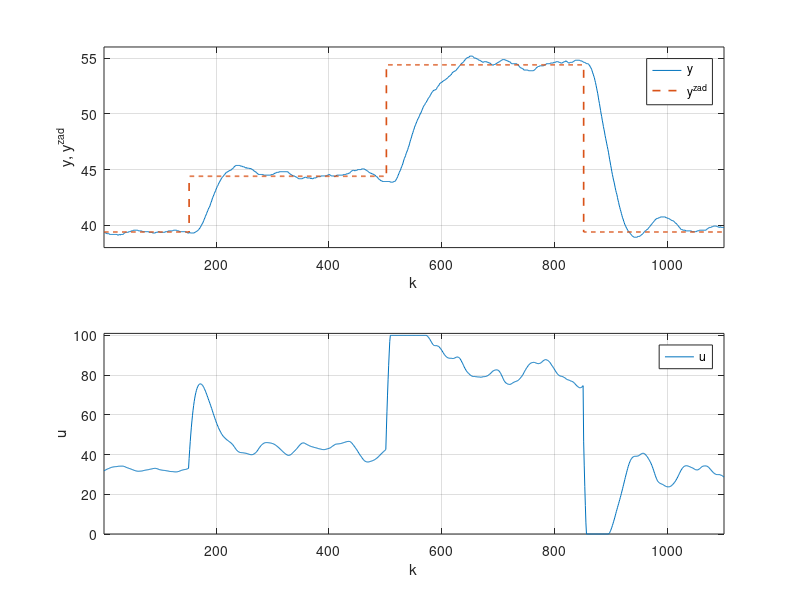

The MATLAB source for this figure: (Note: this script raises an error after producing the figure.)
addpath('../../../matlab2tikz-master/src/');
outputFile = '../../doc/lab/figure/zad5DMCfuzzy.tex';


load('dataDMCfuzzy.mat')
start_ = 600;
end_ = 1700;

u = u(start_:end_);
y = y(start_:end_);
yzad = yzad(start_:end_);

E = sum(abs(y-yzad))/length(y)
x = 1:length(u);

figure(1);

subplot(2,1,1);
hold on;
plot(x,y);
stairs(x,yzad, '--','Linewidth', 1.2);
xlim([min(x) max(x)]);
%title('y');
xlabel('k');
ylabel('y, y^{zad}');
legend('y', 'y^{zad}', 'Location', 'NorthEast');
ylim([floor(min(y)) ceil(0.5+max(y))]);
grid on;
box on;

subplot(2,1,2);
hold on;
plot(x,u);
xlim([min(x) max(x)]);
%title('y');
xlabel('k');
ylabel('u');
legend('u', 'Location', 'NorthEast');
ylim([floor(min(u)) ceil(0.5+max(u))]);
grid on;
box on;

% dwie linijki poni�ej zapewniaj� poprawne ustawienie wykresu w pdf-ie
% oraz pozwalaj� nazwa� wykres pod spodem
%beforeFigure = [sprintf('\\begin{figure}[H] \n\\centering')];
%afterFigure = [sprintf('\\caption{%s}\n\\end{figure}', title)];

matlab2tikz(outputFile, ...
    'showInfo', false, ...
    'encoding', 'UTF-8');
%    'extraCode', beforeFigure, ...
%    'extraCodeAtEnd', afterFigure);
hold off;
%close(1)